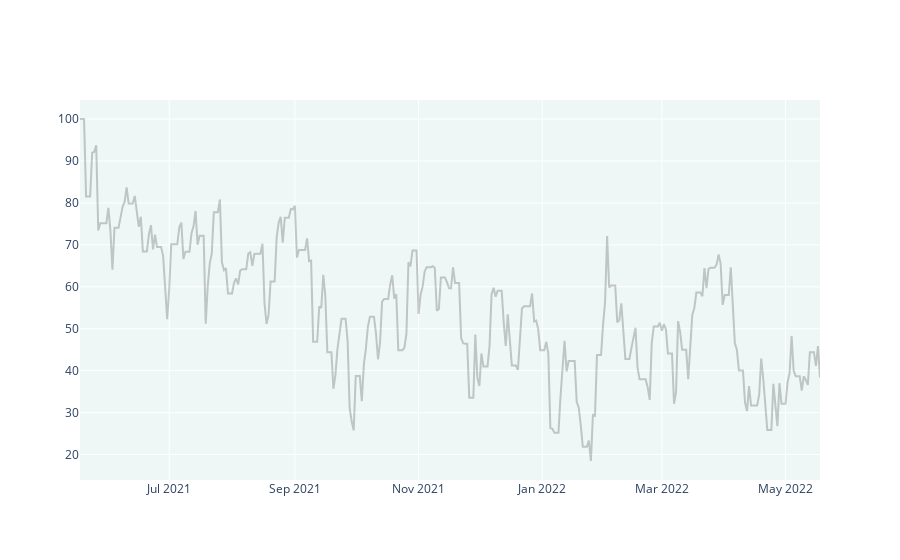

This figure's notebook cell:
### Code cell
symbol = 'GC=F'
# create graph
title = 'Closing price ' + symbol

gdp_layout = go.Layout(
        height=300,
        #paper_bgcolor=COLORS[1],
        plot_bgcolor='#eef6f6',
        )

fig_gdp = go.Figure(layout=gdp_layout)
fig_gdp.add_trace(go.Scatter(x=fin_data_ta.index, y=fin_data_ta['momentum_rsi'],
                    mode='lines',
                    opacity=.25,
                    marker=dict(color='#333333')
                    ))

### Figure 1 — Plotly figure (JSON) as saved in the notebook; plotly's stock layout.template omitted (floating-point values rounded to 4 significant figures; data arrays with more than 128 entries replaced by an {"elided": "..."} marker saying what was removed)
{"data": [{"marker": {"color": "#333333"}, "mode": "lines", "opacity": 0.25, "type": "scatter", "x": {"elided": "366 str values"}, "y": {"elided": "366 float values"}}], "layout": {"autosize": true, "plot_bgcolor": "#eef6f6", "xaxis": {"autorange": true, "range": ["2021-05-18", "2022-05-18"], "type": "date"}, "yaxis": {"autorange": true, "range": [13.92, 104.5], "type": "linear"}}}
